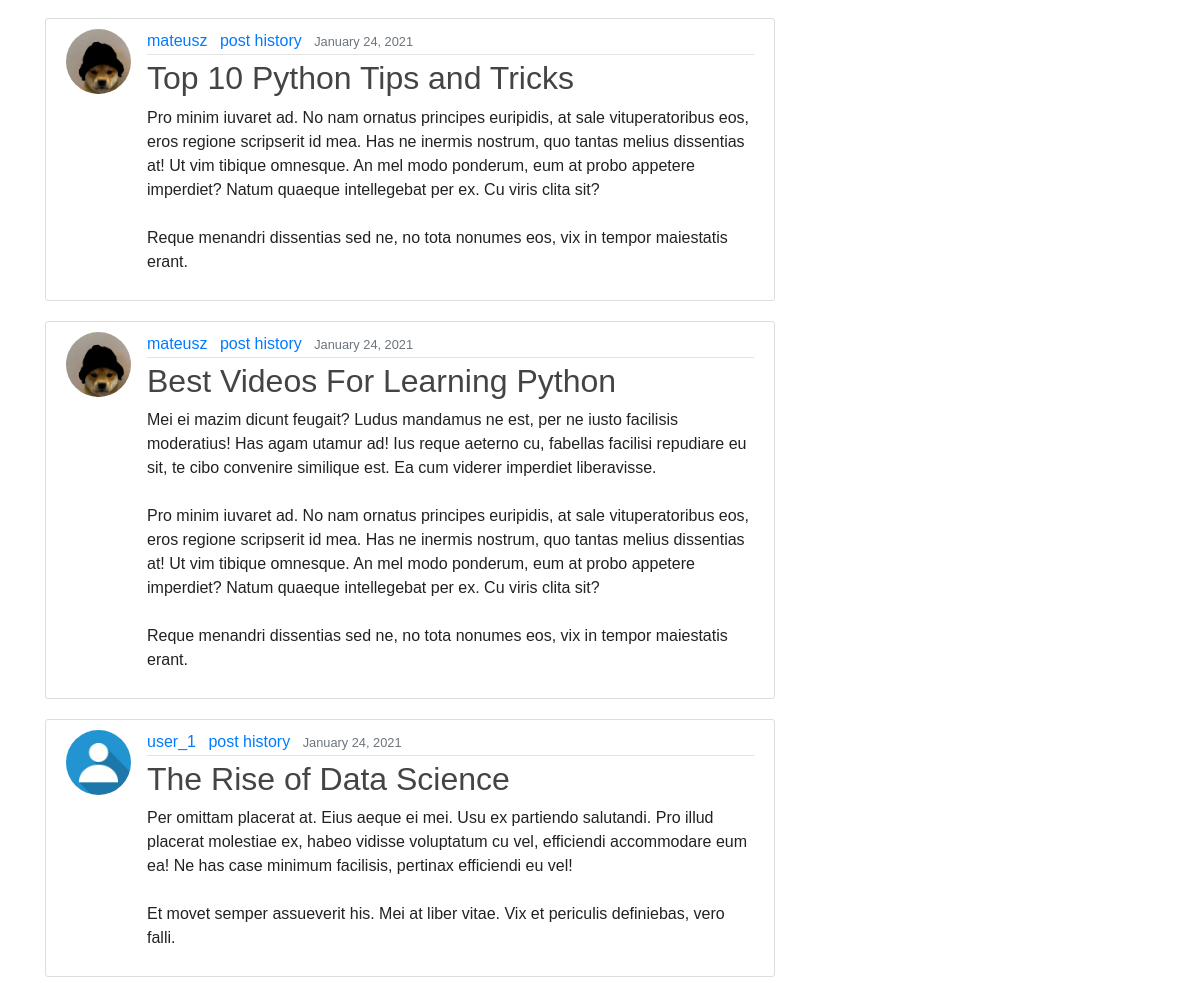
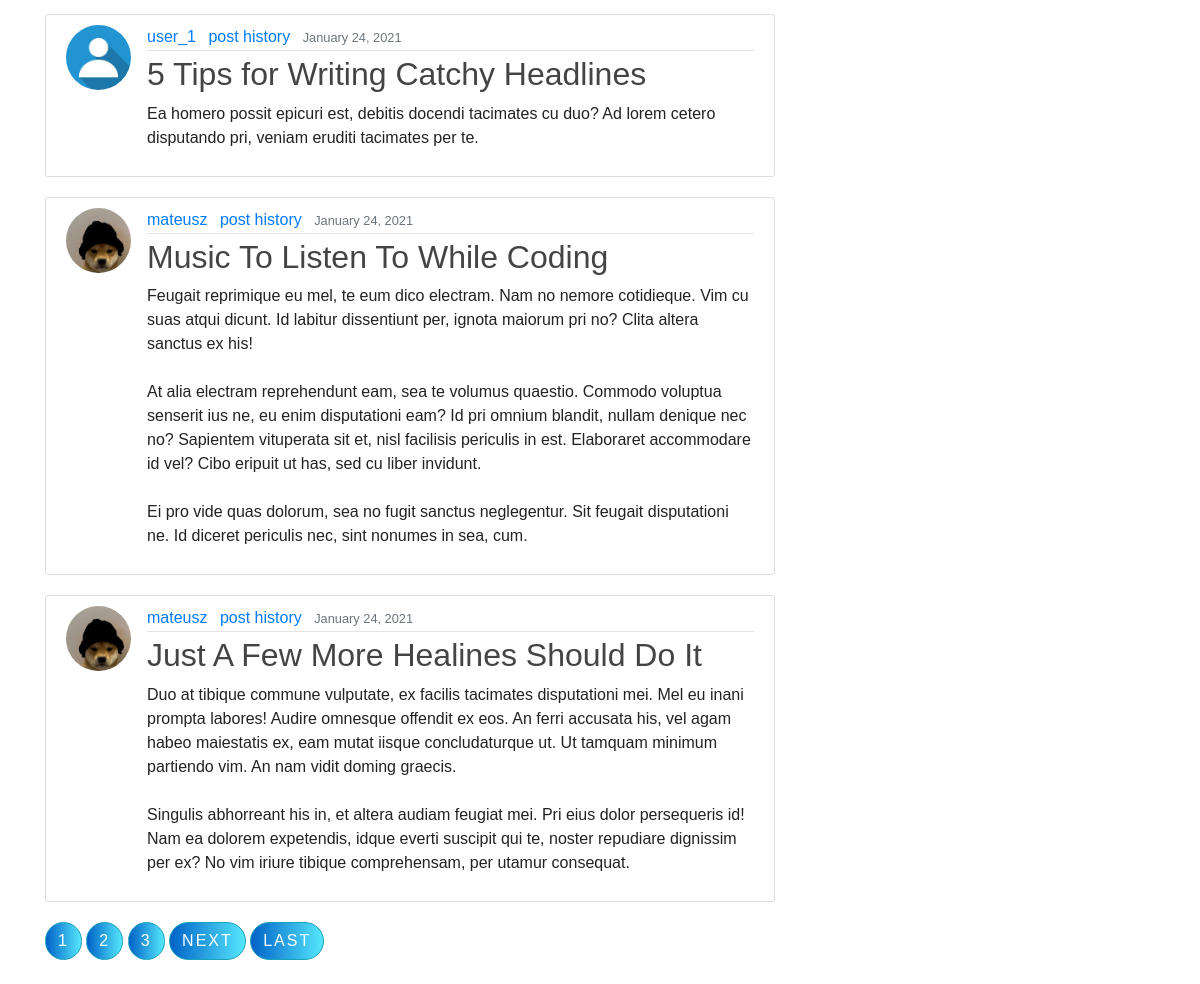
Before: / (lower part) with the older database file (2 pictures, top to bottom).
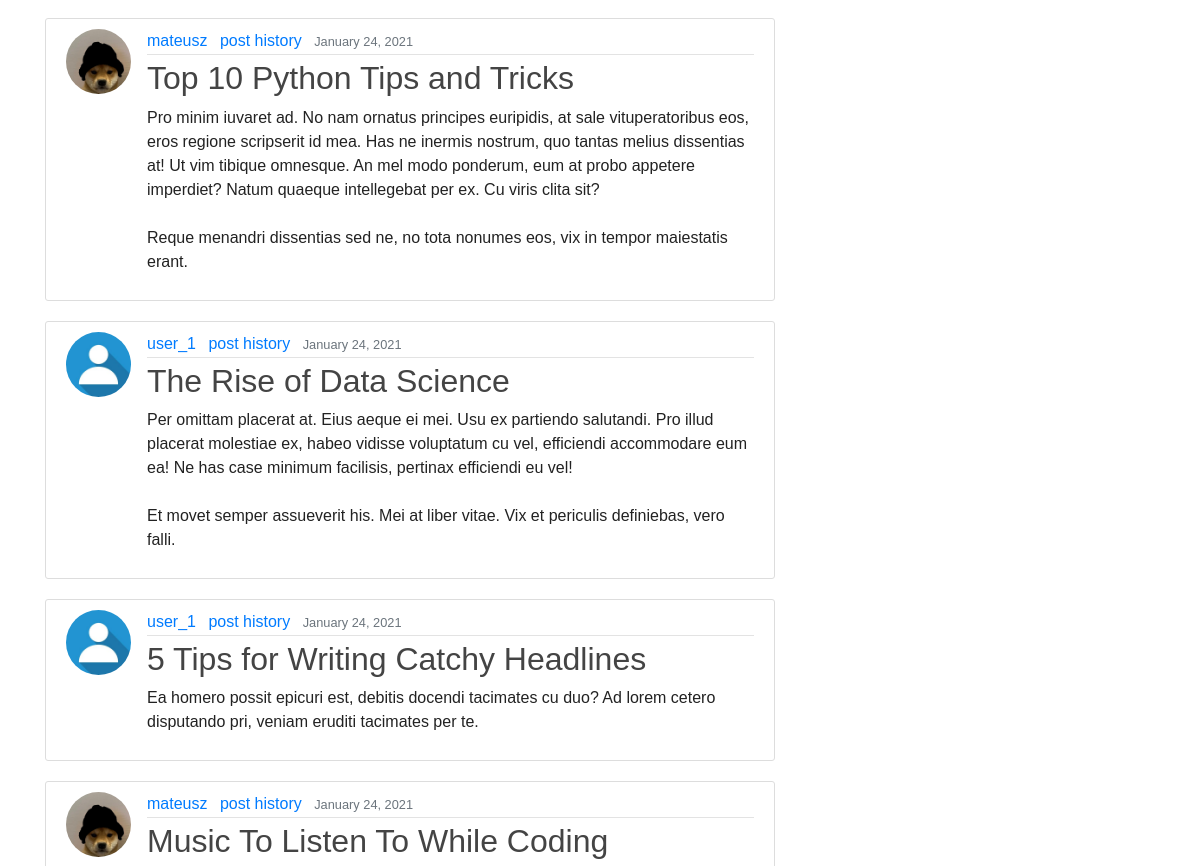
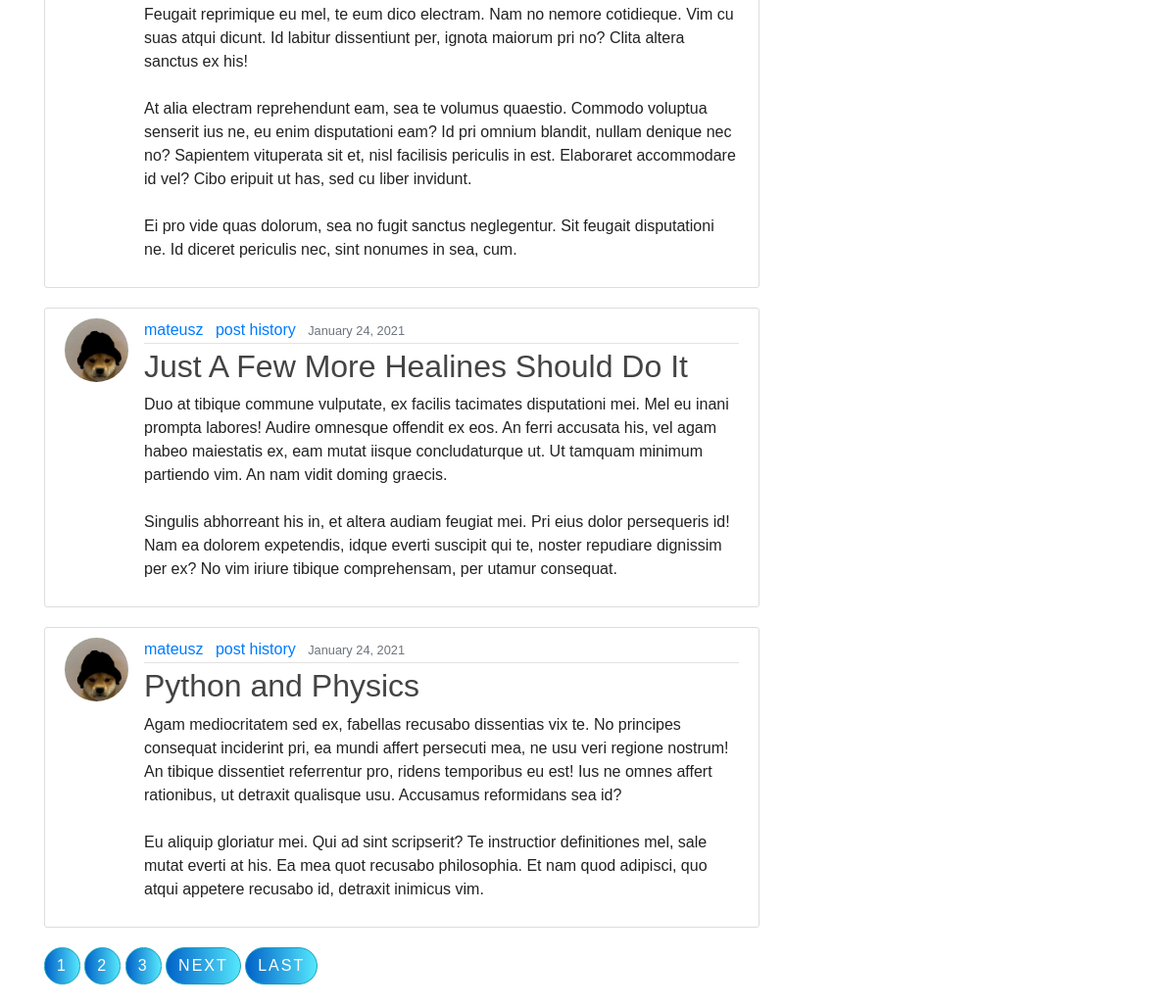
After: the same page with the newer database file (2 pictures, top to bottom).
### blog/models.py (models this page shows, shortened)
class Post(models.Model):
    title = models.CharField(max_length=100)
    content = models.TextField()
    date_posted = models.DateTimeField(default=timezone.now)
    author = models.ForeignKey(User, on_delete=models.CASCADE)

### users/models.py (models this page shows, shortened)
class Profile(models.Model):
    user = models.OneToOneField(User, on_delete=models.CASCADE)
    image = models.ImageField(default='default.jpg', upload_to='profile_pics')

### blog/views.py (the view)
# urls.py: path('', PostListView.as_view(), name='blog-home'),
class PostListView(ListView):
    model = Post
    template_name = 'blog/home.html' # <app>/<model>_<viewtype>.html
    context_object_name = 'posts'
    ordering = ['-date_posted'] # newest to oldest
    paginate_by = 8

### blog/templates/blog/home.html (shortened to what this page needs)
{% extends "blog/base.html"%}
{% block content %}
    {% for post in posts %}
        <article class="media content-section">
            <img class="rounded-circle article-img" src=" {{ post.author.profile.image.url }} ">
            <div class="media-body">
                <div class="article-metadata">
                    <a class="mr-2" href="{% url 'user-profile' post.author.username %}">{{ post.author }}</a>
                    <a class="mr-2" href="{% url 'user-posts' post.author.username %}">post history</a>
                    <small class="text-muted">{{ post.date_posted|date:"F d, Y" }}</small>
                </div>
                <h2><a class="article-title" href="{% url 'post-detail' post.id %}">{{ post.title }}</a></h2>
                <p class="article-content">{{ post.content }}</p>
            </div>
        </article>
    {% endfor %}
    {% if is_paginated %}
        {% for num in page_obj.paginator.page_range %}
            {% if page_obj.number == num %}
                <a class="btn btn-info mb-4" id="lowerButton" href="?page={{ num }}">{{ num }}</a>
                {% elif num > page_obj.number|add:'-3' and num < page_obj.number|add:'3' %}
                <a class="btn btn-outline-info mb-4" id="lowerButton" href="?page={{ num }}">{{ num }}</a>
            {% endif %}
        {% endfor %}
        {% if page_obj.has_next %}
            <a class="btn btn-outline-info mb-4" id="lowerButton" href="?page={{ page_obj.next_page_number }}">Next</a>
            <a class="btn btn-outline-info mb-4" id="lowerButton" href="?page={{ page_obj.paginator.num_pages }}">Last</a>
        {% endif %}
    {% endif %}
{% endblock content %}

Changed rows visible on the page:
removed Post: author.profile.image (picture), author "mateusz", date_posted "January 24, 2021", title "Best Videos For Learning Python", content "Mei ei mazim dicunt feugait? Ludus mandamus ne est, per ne iusto facilisis moderatius! Has agam utamur ad! Ius reque aeterno cu, fabellas facilisi repudiare eu sit, te cibo convenire similique est. Ea cum viderer imperdiet liberavisse. Pro minim iuvaret ad. No nam ornatus principes euripidis, at sale vituperatoribus eos, eros regione scripserit id mea. Has ne inermis nostrum, quo tantas melius dissentias at! Ut vim tibique omnesque. An mel modo ponderum, eum at probo appetere imperdiet? Natum quaeque intellegebat per ex. Cu viris clita sit? Reque menandri dissentias sed ne, no tota nonumes eos, vix in tempor maiestatis erant."
now on this page (row unchanged): Post: author.profile.image (picture), author "mateusz", date_posted "January 24, 2021", title "Python and Physics", content "Agam mediocritatem sed ex, fabellas recusabo dissentias vix te. No principes consequat inciderint pri, ea mundi affert persecuti mea, ne usu veri regione nostrum! An tibique dissentiet referrentur pro, ridens temporibus eu est! Ius ne omnes affert rationibus, ut detraxit qualisque usu. Accusamus reformidans sea id? Eu aliquip gloriatur mei. Qui ad sint scripserit? Te instructior definitiones mel, sale mutat everti at his. Ea mea quot recusabo philosophia. Et nam quod adipisci, quo atqui appetere recusabo id, detraxit inimicus vim."
